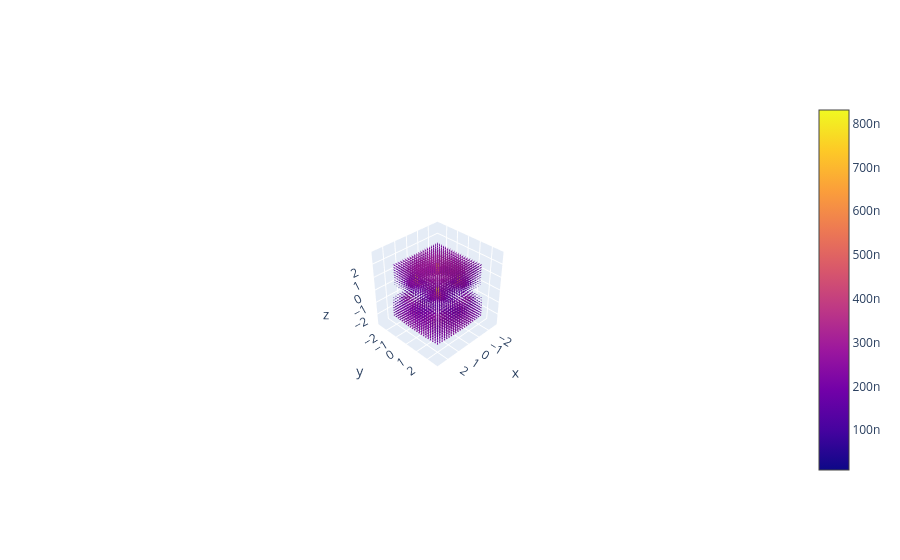

Here is the notebook cell this chart was saved with:
### Code cell
import numpy as np
import math
import plotly.graph_objects as go

class magnet:
    def __init__(self, 
                 position:np.array = np.zeros((3,)), 
                 dipole:np.array = np.zeros((3,))):
        self.position = position
        self.dipole = dipole

def magnetFieldApprox(ptPosition:np.array, myMagnet:magnet) -> float:
    u0 = 1.26e-6 #[N*A**-2], permeability of free space. 
    # Here as a technicallity (doesn't matter tbh as is constant)
    r = ptPosition - myMagnet.position
    r_mag = np.sqrt(np.dot(r, r)) # magnitude of r; dist. be/en position & magnet
    try:
        B = u0 / (4*math.pi) * (3*np.dot(myMagnet.dipole, r)*r/r_mag**3 - myMagnet.dipole/r_mag**3)
    except ZeroDivisionError:
        B = 0 # set to 0 since don't care about this point
    return B

def totalMagneticFieldApprox(ptPosition:np.array, myMagnets:list) -> np.array:
    if len(myMagnets) == 0:
        print('no magnets defined, returning 0')
        return 0
    totalB = np.zeros((3,))
    for myMagnet in myMagnets:
        totalB += magnetFieldApprox(ptPosition, myMagnet)
    return totalB

def plotField(fieldMap:np.array) -> None:
    fig = go.Figure(data = go.Cone(
    x = np.concatenate((fieldMap[:,:,:8,0].flatten(), fieldMap[:,:,12:,0].flatten())), #fieldMap[:,:,:,0].flatten(),
    y = np.concatenate((fieldMap[:,:,:8,1].flatten(), fieldMap[:,:,12:,1].flatten())),#fieldMap[:,:,:,1].flatten(),
    z = np.concatenate((fieldMap[:,:,:8,2].flatten(), fieldMap[:,:,12:,2].flatten())),#fieldMap[:,:,:,2].flatten(),
    u = np.concatenate((fieldMap[:,:,:8,3].flatten(), fieldMap[:,:,12:,3].flatten())),#fieldMap[:,:,:,3].flatten(),
    v = np.concatenate((fieldMap[:,:,:8,4].flatten(), fieldMap[:,:,12:,4].flatten())),#fieldMap[:,:,:,4].flatten(),
    w = np.concatenate((fieldMap[:,:,:8,5].flatten(), fieldMap[:,:,12:,5].flatten())),#fieldMap[:,:,:,5].flatten(),
    sizeref=2,
    anchor="tip"))
    
    fig.update_layout(
      scene=dict(domain_x=[0, 1],
                 camera_eye=dict(x=3, y=3, z=3)))

    fig.show()
    return

# define magnets
myMagnets = list()
for pos in [np.array([1,1,0]), np.array([1,-1,0]), 
            np.array([-1,1,0]), np.array([-1,-1,0])]:
    myMagnets.append(magnet(pos, np.array([0,0,1])))
    
# define field to calculate over
fieldMap = np.zeros((21, 21, 21, 6)) # x_idx, y_idx, z_idx, np.array(x,y,z,Bx,By,Bz)
#not efficient given repeated position info but oh well
x_min = -2
y_min = -2
z_min = -2
x_max = 2
y_max = 2
z_max = 2

x_step = (x_max - x_min) / (fieldMap.shape[0]-1)
y_step = (y_max - y_min) / (fieldMap.shape[0]-1)
z_step = (z_max - z_min) / (fieldMap.shape[0]-1)
for i, x_pos in enumerate(np.arange(x_min, x_max + x_step, x_step)):
    for j, y_pos in enumerate(np.arange(y_min, y_max + y_step, y_step)):
        for k, z_pos in enumerate(np.arange(z_min, z_max + z_step, z_step)):
            ptPosition = np.array([x_pos, y_pos, z_pos])
            #print(ptPosition)
            #print(totalMagneticFieldApprox(ptPosition, myMagnets))
            fieldMap[i, j, k] = np.concatenate(
                (ptPosition, 
                 totalMagneticFieldApprox(ptPosition, myMagnets))
                )

plotField(fieldMap)

### Figure 1 — Plotly figure (JSON) as saved in the notebook; plotly's stock layout.template omitted (floating-point values rounded to 4 significant figures; data arrays with more than 128 entries replaced by an {"elided": "..."} marker saying what was removed)
{"data": [{"anchor": "tip", "sizeref": 2, "type": "cone", "u": {"elided": "7497 float values"}, "v": {"elided": "7497 float values"}, "w": {"elided": "7497 float values"}, "x": {"elided": "7497 float values"}, "y": {"elided": "7497 float values"}, "z": {"elided": "7497 float values"}}], "layout": {"scene": {"camera": {"eye": {"x": 3, "y": 3, "z": 3}}, "domain": {"x": [0, 1]}}}}
